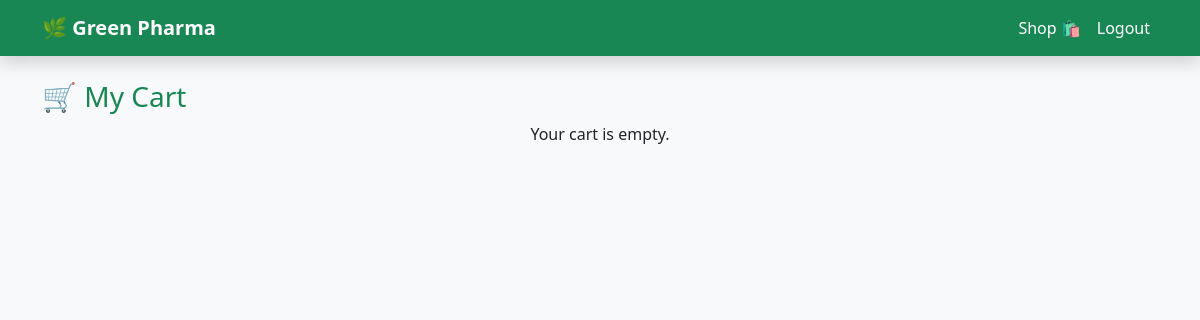
Before: /cart/ (signed in) with the older database file.
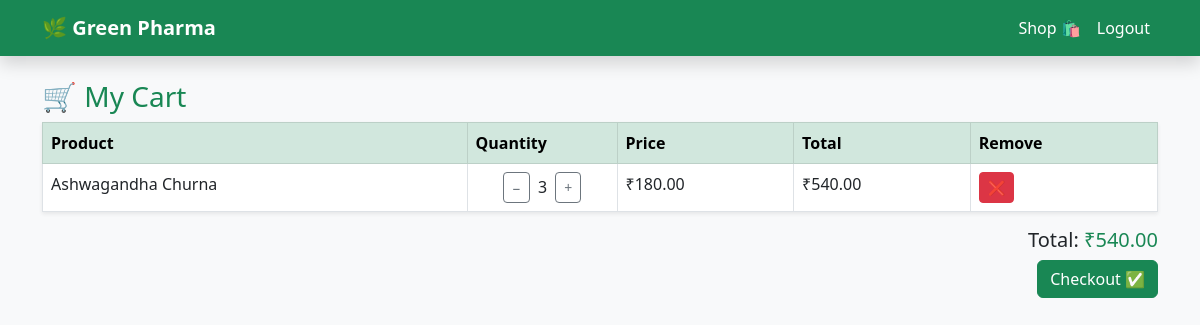
After: the same page with the newer database file.
### greenpharma/models.py (models this page shows, shortened)
class Cart(models.Model):
    customer = models.ForeignKey(CustomerProfile, on_delete=models.CASCADE, related_name="cart")
    product = models.ForeignKey(Product, on_delete=models.CASCADE)
    quantity = models.PositiveIntegerField(default=1)
    added_at = models.DateTimeField(auto_now_add=True)
    class Meta:
        unique_together = ("customer", "product")
    def total_price(self):
        return self.product.discounted_price() * self.quantity

class Product(models.Model):
    name = models.CharField(max_length=200)
    description = models.TextField(blank=True)
    price = models.DecimalField(max_digits=10, decimal_places=2)
    stock = models.IntegerField(default=0)
    image = models.ImageField(upload_to="products/", blank=True, null=True)
    expiry_date = models.DateField(blank=True, null=True)  # Expiry date
    offer = models.DecimalField(max_digits=5, decimal_places=2, default=0)  # Discount %
    category = models.ForeignKey(
        Category, on_delete=models.CASCADE, related_name="products", null=True, blank=True
    )
    seller = models.ForeignKey(
        SellerProfile, on_delete=models.CASCADE, related_name="products", null=True, blank=True
    )
    def discounted_price(self):
        if self.offer > 0:
            return self.price * (Decimal(100) - self.offer) / Decimal(100)
        return self.price

### greenpharma/views.py (the view)
# urls.py: path("cart/", views.view_cart, name="view_cart"),
@login_required
def view_cart(request):
    if request.user.role != "Customer":
        messages.error(request, "Only customers can view cart.")
        return redirect("home")
    customer = get_object_or_404(CustomerProfile, user=request.user)
    cart_items = Cart.objects.filter(customer=customer)
    total = sum(item.total_price() for item in cart_items)
    return render(request, "greenpharma/cart.html", {
        "cart_items": cart_items,
        "total": total,
    })

### greenpharma/templates/greenpharma/cart.html (shortened to what this page needs)
{% load static %}
<!DOCTYPE html>
<html>
<head>
    <link href="https://cdn.jsdelivr.net/npm/bootstrap@5.3.0/dist/css/bootstrap.min.css" rel="stylesheet">
</head>
<body class="bg-light">
<nav class="navbar navbar-expand-lg navbar-dark bg-success shadow">
  <div class="container">
    <a class="navbar-brand fw-bold" href="{% url 'home' %}">🌿 Green Pharma</a>
    <ul class="navbar-nav ms-auto">
      <li class="nav-item"><a class="nav-link text-white" href="{% url 'customer_dashboard' %}">Shop 🛍️</a></li>
      <li class="nav-item"><a class="nav-link text-white" href="{% url 'logout' %}">Logout</a></li>
    </ul>
  </div>
</nav>
<div class="container mt-4">
    <h3 class="text-success">🛒 My Cart</h3>
    {% if cart_items %}
    <table class="table table-bordered bg-white shadow-sm">
        <thead class="table-success">
            <tr>
                <th>Product</th>
                <th style="width:150px;">Quantity</th>
                <th>Price</th>
                <th>Total</th>
                <th>Remove</th>
            </tr>
        </thead>
        <tbody>
            {% for item in cart_items %}
            <tr>
                <td>{{ item.product.name }}</td>
                <td>
                    <div class="d-flex align-items-center justify-content-center">
                        <a href="{% url 'update_cart_quantity' item.id 'decrease' %}"
                           class="btn btn-outline-secondary btn-sm">−</a>
                        <span class="mx-2">{{ item.quantity }}</span>
                        <a href="{% url 'update_cart_quantity' item.id 'increase' %}"
                           class="btn btn-outline-secondary btn-sm">+</a>
                    </div>
                </td>
                <td>₹{{ item.product.discounted_price|floatformat:2 }}</td>
                <td>₹{{ item.total_price|floatformat:2 }}</td>
                <td>
                    <a href="{% url 'remove_from_cart' item.id %}" class="btn btn-danger btn-sm">❌</a>
                </td>
            </tr>
            {% endfor %}
        </tbody>
    </table>
    <div class="text-end">
        <h5>Total: <span class="text-success">₹{{ total|floatformat:2 }}</span></h5>
        <a href="{% url 'checkout' %}" class="btn btn-success">Checkout ✅</a>
    </div>
    {% else %}
        <p class="text-center">Your cart is empty.</p>
    {% endif %}
</div>
</body>
</html>

Changed rows visible on the page:
added Cart: product.name "Ashwagandha Churna", quantity "3", product.discounted_price "180.00", total_price "540.00"
Other visible differences:
{{ total|floatformat:2 }}: (not shown) → "540.00"
text no longer shown: "Your cart is empty."
text now shown: "Product Quantity Price Total Remove Total: ₹ Checkout ✅"
